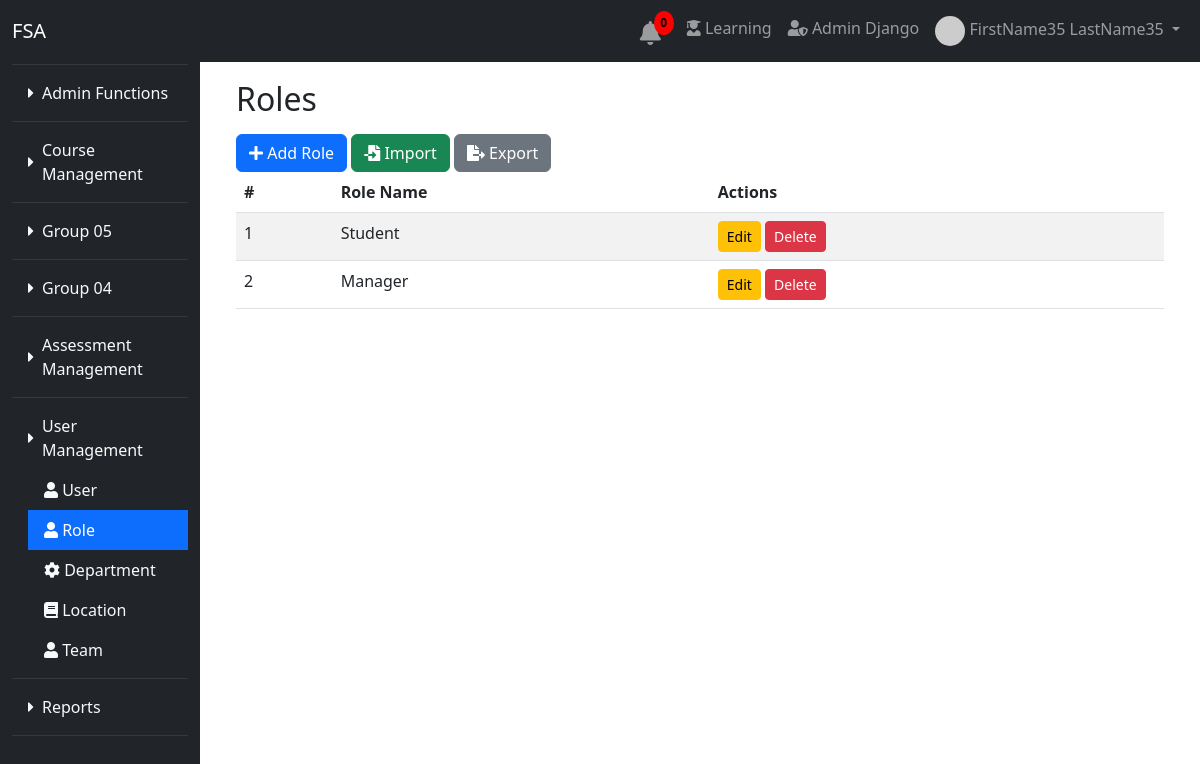
Screenshot of /role/roles/ (signed in) with the database file from the repository.
### user/models.py (models this page shows)
class User(AbstractUser):
    date_joined = models.DateTimeField(auto_now_add=True)
    training_programs = models.ManyToManyField(TrainingProgram, blank=True)
    modules = models.ManyToManyField(Module, related_name='assigned_users', blank=True)
    groups = models.ManyToManyField(
        Group,
        blank=True,
        help_text='The groups this user belongs to.',
        verbose_name='groups',
        related_name='custom_user_groups',
    )
    user_permissions = models.ManyToManyField(
        Permission,
        blank=True,
        help_text='Specific permissions for this user.',
        verbose_name='user permissions',
        related_name='custom_user_permissions',
    )

### module_group/models.py (models this page shows, shortened)
class ModuleGroup(models.Model):
    group_name = models.CharField(max_length=255)

class Module(models.Model):
    module_name = models.CharField(max_length=255)
    module_url = models.CharField(max_length=255)
    icon = models.CharField(max_length=255, blank=True, null=True)
    module_group = models.ForeignKey(ModuleGroup, related_name='modules', on_delete=models.CASCADE)

### role/models.py (models this page shows, shortened)
class Role(models.Model):
    role_name = models.CharField(max_length=100, unique=True)
    permissions = models.ManyToManyField(
        Permission,
        blank=True,
        help_text='Permissions assigned to this role.',
        verbose_name='permissions',
        related_name='role_permissions',
    )
    modules = models.ManyToManyField(
        'module_group.Module',  # Sử dụng tên chuỗi thay vì import
        blank=True,
        help_text='Modules assigned to this role.',
        verbose_name='modules',
        related_name='role_modules',
    )
    class Meta:
        default_permissions = ()
        permissions = [
            ('can_delete_user', 'Can delete user'),  # Thêm quyền xóa người dùng
            ('can_add_user', 'Can add user'),
            ('can_edit_user', 'Can edit user'),
            ('can_export_users', 'Can export users'),
            ('can_import_users', 'Can import users'),
            ('can_detail_user', 'Can detail user'),
            ('can_delete_department', 'Can delete department'),  # Thêm quyền xóa phòng ban
            ('can_add_department', 'Can add department'),  # Thêm quyền thêm phòng ban
            ('can_edit_department', 'Can edit department'),  # Thêm quyền sửa phòng ban
            ('can_detail_department', 'Can detail department'),  # Thêm quyền xem chi tiết phòng ban
        ]

### role/views.py (the view)
# urls.py: path('roles/', views.role_list, name='role_list'),
def role_list(request):
    roles = Role.objects.all()  # Lấy danh sách các role
    module_groups = ModuleGroup.objects.all()  # Thay đổi theo cách bạn lấy dữ liệu
    grouped_modules = {group: group.modules.all() for group in module_groups}
    form = ExcelImportForm()
    return render(request, 'role_list.html', { 'roles': roles, 'form': form,'module_groups': module_groups,
        'grouped_modules': grouped_modules})

### role/templates/role_list.html (shortened to what this page needs)
{% extends 'base.html' %}
{% load static %}
{% block content %}
<div class="container mt-4">
    <h2>Roles</h2>
    <div class="mt-3">
      <a href="{% url 'role:role_add' %}" class="btn btn-primary" title="Add New Role" data-toggle="tooltip">
        <i class="fas fa-plus"></i> Add Role
      </a>
      <button class="btn btn-success" title="Import Roles from Excel" data-toggle="modal" data-target="#importModal" data-toggle="tooltip">
        <i class="fas fa-file-import"></i> Import
      </button>
      <a href="{% url 'role:export_roles' %}" class="btn btn-secondary" title="Export Roles to Excel" data-toggle="tooltip">
        <i class="fas fa-file-export"></i> Export
      </a>
    </div>
    <table class="table table-striped">
        <thead>
            <tr>
                <th>#</th>
                <th>Role Name</th>
                <th>Actions</th>
            </tr>
        </thead>
        <tbody>
            {% for role in roles %}
            <tr>
                <td>{{ forloop.counter }}</td>
                <td>{{ role.role_name }}</td>
                <td>
                    <a href="{% url 'role:role_edit' role.pk %}" class="btn btn-warning btn-sm">Edit</a>
                    <a href="{% url 'role:role_delete' role.pk %}" class="btn btn-danger btn-sm">Delete</a>
                </td>
            </tr>
            {% endfor %}
        </tbody>
    </table>
</div>
{% endblock %}

### main/templates/base.html (shortened to what this page needs)
<!DOCTYPE html>
<html lang="en">
<head>
    <link href="https://cdn.jsdelivr.net/npm/bootstrap@5.3.0-alpha1/dist/css/bootstrap.min.css" rel="stylesheet">
    <link rel="stylesheet" href="https://cdnjs.cloudflare.com/ajax/libs/font-awesome/5.15.4/css/all.min.css">
</head>
<body>
    <nav class="navbar navbar-expand-lg navbar-dark bg-dark fixed-top">
        <div class="container-fluid">
            <a class="navbar-brand" href="{% url 'main:home' %}">FSA</a>
            <div class="collapse navbar-collapse" id="navbarNav">
                <ul class="navbar-nav ms-auto">
                    {% if request.user.is_authenticated %}
                        {% include 'notification_bell.html' %}
                        <li class="nav-item">
                            <a class="nav-link" href="{% url 'student_portal:course_list' %}">
                                <i class="fas fa-user-graduate"></i> Learning
                            </a>
                        </li>
                        <li class="nav-item">
                            <a class="nav-link" href="{% url 'admin:index' %}" target="_blank">
                                <i class="fas fa-user-shield"></i> Admin Django
                            </a>
                        </li>
                        <li class="nav-item dropdown">
                            <a class="nav-link dropdown-toggle" href="#" id="userDropdown" role="button" data-bs-toggle="dropdown" aria-expanded="false">
                                {% if request.user.profile.profile_picture_url %}
                                    <img src="{{ request.user.profile.profile_picture_url }}" alt="Profile Picture" class="rounded-circle" width="30" height="30">
                                {% endif %}
                                {{ request.user.get_full_name|default:request.user.username }}
                            </a>
                        </li>
                    {% else %}
                        <li class="nav-item"><a class="nav-link" href="{% url 'main:register_email' %}">Register</a></li>
                        <li class="nav-item"><a class="nav-link" href="{% url 'main:login' %}">Login</a></li>
                    {% endif %}
                </ul>
            </div>
        </div>
    </nav>
    <div class="container-fluid">
        <div class="row">
            <nav id="sidebar" class="col-md-3 col-lg-2 bg-dark pt-3 vh-100 d-flex flex-column position-fixed" style="height: 100vh; overflow-y: auto;">
                <ul class="nav flex-column">
                    {% if user.is_authenticated %}
                        {% for group in module_groups %}
                            <li class="nav-item">
                                <a class="nav-link text-light d-flex align-items-center" href="#group-{{ group.id }}"
                                    data-bs-toggle="collapse" role="button"
                                    aria-expanded="{% if group.modules.all.0.module_url == active_module_url %}true{% else %}false{% endif %}"
                                    aria-controls="group-{{ group.id }}">
                                    <i class="fas fa-caret-right me-2" id="icon-{{ group.id }}"></i>
                                    {{ group.group_name }}
                                </a>
                                <div id="group-{{ group.id }}" class="collapse {% if group.modules.all.0.module_url == active_module_url %}show{% endif %}">
                                    <ul class="nav flex-column ms-3">
                                        {% for module in group.modules.all %}
                                            <li class="nav-item">
                                                <a class="nav-link text-light {% if module.module_url == active_module_url %}active{% endif %}"
                                                   href="{% url module.module_url %}">
                                                    <i class="{{ module.icon }}"></i> {{ module.module_name }}
                                                </a>
                                            </li>
                                        {% endfor %}
                                    </ul>
                                </div>
                            </li>
                            <hr class="border-secondary my-2">
                        {% endfor %}
                    {% endif %}
                </ul>
            </nav>
            <div class="col-md-9 main-content flex-grow-1 mt-5" style="margin-left: 16.67%;">
                <div class="container-fluid mt-1 pt-1">
                    {% block content %}{% endblock %}
                </div>
            </div>
        </div>
    </div>
</body>
</html>

### main/templates/base.html (style rules this page uses)
.nav-link.active { color: #ffffff !important; background-color: #0d6efd !important; }

### rows the page displays
User: user.get_full_name "FirstName35 LastName35"
ModuleGroup: group_name "Admin Functions"
ModuleGroup: group_name "Course Management"
ModuleGroup: group_name "Group 05"
ModuleGroup: group_name "Group 04"
ModuleGroup: group_name "Assessment Management"
ModuleGroup: group_name "User Management"
Module: module_name "User"
Module: module_name "Role"
Module: module_name "Department"
Module: module_name "Location"
Module: module_name "Team"
ModuleGroup: group_name "Reports"
Role: role_name "Student"
Role: role_name "Manager"
